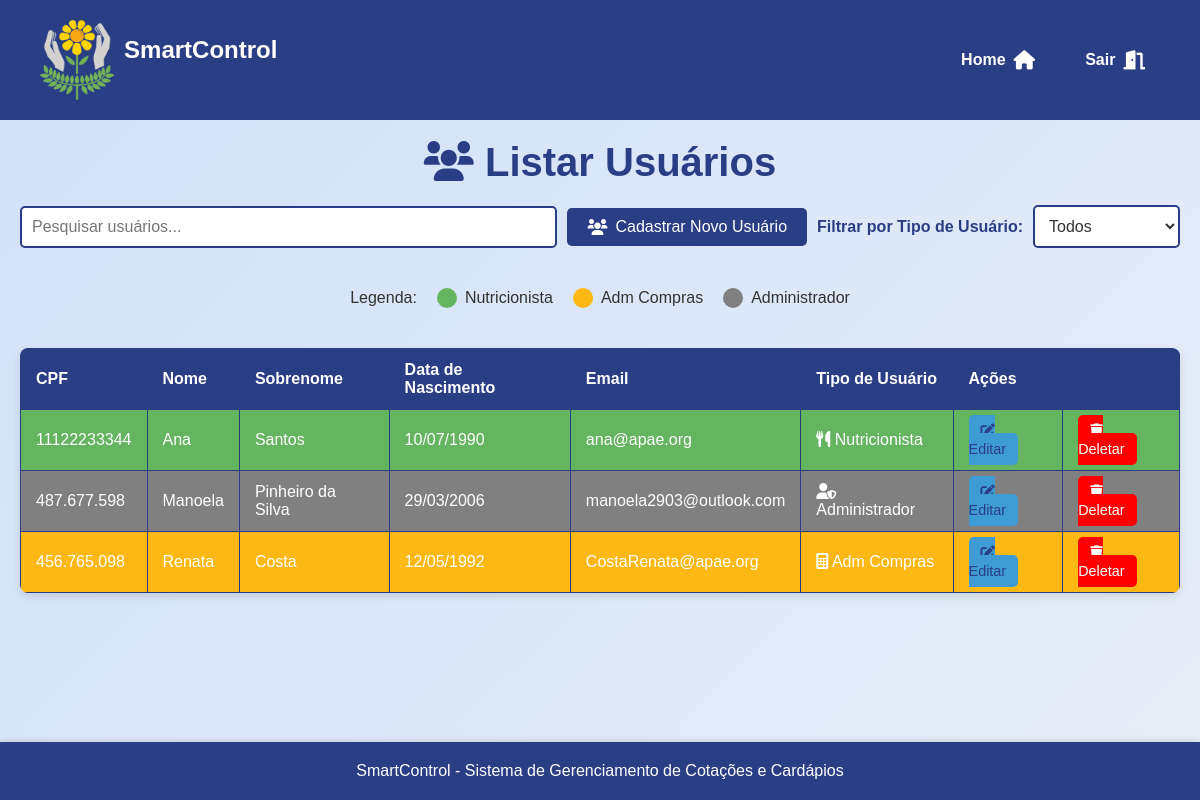
/assets/view/pages/usuario/listarUsuario/listarUsuario.php (signed in), run on an earlier commit of the app's database.
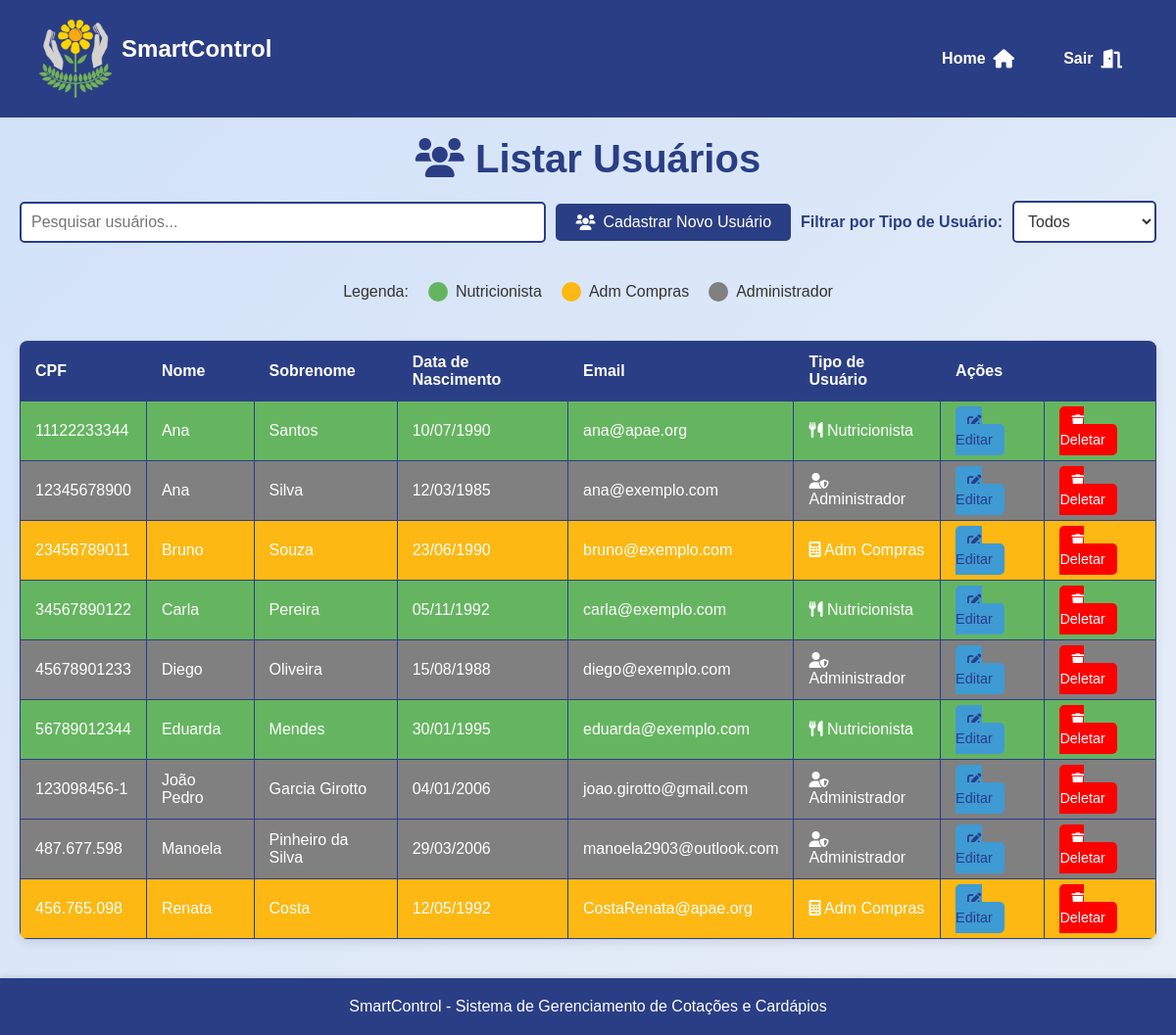
And on a later commit of the database.
### tables this page shows
CREATE TABLE `usuarios` (
  `id` int(11) NOT NULL,
  `cpf` varchar(11) NOT NULL,
  `nome` varchar(100) NOT NULL,
  `sobrenome` varchar(100) NOT NULL,
  `data_nascimento` date NOT NULL,
  `endereco` varchar(255) DEFAULT NULL,
  `telefone` varchar(15) DEFAULT NULL,
  `email` varchar(100) NOT NULL,
  `senha` varchar(255) NOT NULL,
  `tipo_usuario` enum('administrador','contador','nutricionista') NOT NULL,
  `crn` varchar(20) DEFAULT NULL,
  `data_criacao` timestamp NOT NULL DEFAULT current_timestamp()
);

### assets/model/pdo/DataBase.php (called while the page is built, shortened)
<?php
class Database {
    private $host = 'localhost';
    private $dbname = 'sistema_apae';
    private $username = 'root';
    private $password = '';
    public $conn;
    public function __construct()
    {
        try {
            $this->conn = new PDO("mysql:host=$this->host;dbname=$this->dbname", $this->username, $this->password);
            $this->conn->setAttribute(PDO::ATTR_ERRMODE, PDO::ERRMODE_EXCEPTION);
        } catch (PDOException $exception) {
            echo "Erro na conexão: " . $exception->getMessage();
        }
    }
    public function read($table, $columns = "*", $id = null, $where = null) {
        $sql = "SELECT $columns FROM $table";
        try {
            $stmt = $this->conn->prepare($sql);
            $stmt->execute();
            return $stmt->fetchAll(PDO::FETCH_ASSOC);
        } catch (PDOException $exception) {
            echo "Erro ao ler: " . $exception->getMessage();
            return false;
        }
    }
}
?>

### assets/controller/userController.php (called while the page is built, shortened)
<?php
require_once __DIR__ . '/../model/Usuario.php';
require_once __DIR__ . '/../model/pdo/DataBase.php';
class ControladorUsuarios
{
    private $banco;
    public function __construct() {
        $this->banco = new DataBase;
    }
    public function listarUsuarios()
    {
        $usuarioBanco = $this->banco->read("usuarios");
        foreach($usuarioBanco as $usuario)
        {
            switch ($usuario['tipo_usuario']) {
                case 'nutricionista':
                    $usuarios[] = new Nutricionista($usuario['id'], $usuario['cpf'], $usuario['crn'], $usuario['nome'], $usuario['sobrenome'], $usuario['data_nascimento'], $usuario['endereco'], $usuario['telefone'], $usuario['email'], $usuario['senha'],$usuario['tipo_usuario']);
                    break;
                case 'contador':
                    $usuarios[] = new Contador($usuario['id'], $usuario['cpf'], $usuario['nome'], $usuario['sobrenome'], $usuario['data_nascimento'], $usuario['endereco'], $usuario['telefone'], $usuario['email'], $usuario['senha'],$usuario['tipo_usuario']);
                    break;
                case 'administrador':
                    $usuarios[] = new Administrador($usuario['id'], $usuario['cpf'], $usuario['nome'], $usuario['sobrenome'], $usuario['data_nascimento'], $usuario['endereco'], $usuario['telefone'], $usuario['email'], $usuario['senha'],$usuario['tipo_usuario']);
                    break;
            }
        }
        return $usuarios;
    }
}
?>

### assets/model/Usuario.php (called while the page is built, shortened)
<?php
abstract class Usuario {
    protected $id;
    protected $cpf;
    protected $nome;
    protected $sobrenome;
    protected $dataNasc;
    protected $email;
    protected $tipo_usuario;
    public function __construct($id, $cpf, $nome, $sobrenome, $dataNasc, $endereco, $telefone, $email, $senha,$tipo_usuario) {
        $this->id = $id;
        $this->cpf = $cpf;
        $this->nome = $nome;
        $this->sobrenome = $sobrenome;
        $this->dataNasc = $dataNasc;
        $this->email = $email;
        $this->tipo_usuario = $tipo_usuario;
    }
    public function getId() {
        return $this->id;
    }
    public function getCpf() {
        return $this->cpf;
    }
    public function getNome() {
        return $this->nome;
    }
    public function getSobrenome() {
        return $this->sobrenome;
    }
    public function getDataNasc() {
        return $this->dataNasc;
    }
    public function getEmail() {
        return $this->email;
    }
    public function getTipoUsuario() {
        return $this->tipo_usuario;
    }
}
?>

### assets/view/pages/global.php (called while the page is built)
<?php
function converterDataParaBR($data) {
    $dataArray = explode('-', $data);
    return $dataArray[2] . '/' . $dataArray[1] . '/' . $dataArray[0];
}
?>

### assets/view/pages/usuario/listarUsuario/listarUsuario.php (the view, shortened to what this page needs)
<?php
require_once __DIR__ . "/../../../../controller/userController.php";
require_once __DIR__ . "/../../../../controller/pageController.php";
require_once __DIR__ . "/../../global.php";
$controler = new ControladorUsuarios();
?>
<!DOCTYPE html>
<html lang="pt-BR">
<head>
    <link rel="stylesheet" href="../../styles/ListarStyle.css">
    <link rel="stylesheet" href="https://cdnjs.cloudflare.com/ajax/libs/font-awesome/6.0.0-beta3/css/all.min.css">
</head>
<body>
<?php renderHeader(); ?>
<main>
    <h1> <i class="fas fa-users"></i> Listar Usuários</h1>
    <section class="search">
        <input type="text" id="search-input" name="search" placeholder="Pesquisar usuários..." onkeyup="searchUsers()">
        <section class="add-user">
            <a href="../cadastroUsuario/register_user.php" class="add-user-btn">
                <i class="fas fa-users"></i> Cadastrar Novo Usuário
            </a>
        </section>
        <section class="filter">
            <label for="tipo-usuario" class="filter-label">Filtrar por Tipo de Usuário:</label>
            <select id="tipo-usuario" name="tipo-usuario" onchange="filterUsersBySelect()" aria-label="Filtrar usuários por tipo">
                <option value="">Todos</option>
            </select>
        </section>
    </section>
    <section class="legend">
        <span>Legenda: </span>
        <section class="legend-item">
            <div class="legend-color legend-nutricionista"></div>
            <span>Nutricionista</span>
        </section>
        <section class="legend-item">
            <div class="legend-color legend-contador"></div>
            <span>Adm Compras</span>
        </section>
        <section class="legend-item">
            <div class="legend-color legend-administrador"></div>
            <span>Administrador</span>
        </section>
    </section>
    <table>
        <thead>
            <tr>
                <th>CPF</th>
                <th>Nome</th>
                <th>Sobrenome</th>
                <th>Data de Nascimento</th>
                <th>Email</th>
                <th>Tipo de Usuário</th>
                <th colspan="2">Ações</th>
            </tr>
        </thead>
        <tbody id="user-table-body">
            <?php
            $usuarios = $controler->listarUsuarios();
            usort($usuarios, function($a, $b) {
                return strcmp($a->getNome(), $b->getNome());
            });
            if ($usuarios) {
                foreach ($usuarios as $usuario) {
                    $classeUsuario = '';
                    $iconeUsuario = '';
                    switch ($usuario->getTipoUsuario()) {
                        case 'administrador':
                            $classeUsuario = 'administrador';
                            $iconeUsuario = '<i class="fas fa-user-shield"></i>';
                            break;
                        case 'nutricionista':
                            $classeUsuario = 'nutricionista';
                            $iconeUsuario = '<i class="fas fa-utensils"></i>';
                            break;
                        case 'contador':
                            $classeUsuario = 'contador';
                            $iconeUsuario = '<i class="fas fa-calculator"></i>';
                            break;
                    }
                    $tipo = $usuario->getTipoUsuario() === "contador" ? 'Adm Compras' : ucfirst($usuario->getTipoUsuario());
                    echo "<tr class='{$classeUsuario}'>";
                    echo "<td>{$usuario->getCpf()}</td>";
                    echo "<td>{$usuario->getNome()}</td>";
                    echo "<td>{$usuario->getSobrenome()}</td>";
                    echo "<td>".converterDataParaBR($usuario->getDataNasc())."</td>";
                    echo "<td>{$usuario->getEmail()}</td>";
                    echo "<td>{$iconeUsuario} {$tipo}</td>";
                    echo "<td><a href='../editarUsuario/editUsuario.php?id={$usuario->getId()}' class='acao-editar'><i class='fas fa-edit'></i> Editar</a></td>";
                    echo "<td><a href='#' class='acao-deletar' onclick='confirmDelete({$usuario->getId()}, \"{$usuario->getNome()}\")'><i class='fas fa-trash'></i> Deletar</a></td>";
                    echo "</tr>";
                }
            } else {
                echo "<tr><td colspan='8'>Nenhum usuário cadastrado</td></tr>";
            }
            ?>
        </tbody>
    </table>
</main>
<?php renderFooter(); ?>
</body>
</html>

### assets/controller/pageController.php
<?php
function renderHeader() {
    echo '
<header>
    <section class="header-container">
        <section class="logo-container">
            <img src="../../../../../src/logo_sem_fundo.png" alt="Logo do SmartControl" class="logo">
            <h1 class="system-name">SmartControl</h1>
        </section>
        <section class="user-info">
        <a href="../../principal/principal.php" class="home-btn"> Home <i class="fas fa-home"></i></a>
            <a href="../../logout.php" class="logout-btn"> Sair <i class="fas fa-door-open"></i></a>
        </section>
    </section>
</header>
';
}
function renderFooter() {
    echo '
    <footer>
        <p>SmartControl - Sistema de Gerenciamento de Cotações e Cardápios</p>
    </footer>
</body>
</html>
';
}
?>

### assets/view/pages/styles/ListarStyle.css (style rules this page uses)
h1 { font-size: 2.5rem; color: var(--darkblue); text-align: center; margin-bottom: 20px; }
.search { display: flex; justify-content: space-between; align-items: center; margin-bottom: 20px; gap: 10px; }
#search-input { flex: 1; padding: 10px; font-size: 1rem; border: 2px solid var(--darkblue); border-radius: 5px; outline: none; transition: border-color 0.3s ease; }
.add-product-btn, .add-user-btn, .add-quote-btn { display: inline-flex; align-items: center; gap: 8px; padding: 10px 20px; background-color: var(--darkblue); color: var(--white); border-radius: 5px; text-decoration: none; font-size: 1rem; transition: background-color 0.3s ease, transform 0.2s ease; }
table { width: 100%; border-collapse: collapse; margin: 20px 0; font-size: 1rem; text-align: left; background-color: var(--white); border-radius: 8px; overflow: hidden; box-shadow: 0 4px 10px rgba(0, 0, 0, 0.1); }
table thead tr { background-color: var(--darkblue); color: var(--white); font-weight: bold; }
table th, table td { padding: 12px 15px; border: 1px solid var(--darkblue); }
.acao-editar, .acao-deletar { padding: 8px 12px; border-radius: 5px; text-decoration: none; font-size: 0.9rem; transition: background-color 0.3s ease, transform 0.2s ease; }
.acao-editar { background-color: var(--lightblue); color: var(--darkblue); }
.acao-deletar { background-color: var(--red); color: var(--white); }
.legend { display: flex; align-items: center; justify-content: center; gap: 20px; margin: 20px 0; }
.legend-item { display: flex; align-items: center; gap: 8px; }
.legend-color { width: 20px; height: 20px; border-radius: 50%; }
.legend-nutricionista { background-color: var(--green); }
.legend-contador { background-color: var(--orange); }
.legend-administrador { background-color: #808080; }
.filter { display: flex; align-items: center; gap: 10px; }
.filter-label { font-size: 1rem; color: var(--darkblue); font-weight: bold; }
#categoria, #tipo-usuario, #ramo { padding: 10px; font-size: 1rem; border: 2px solid var(--darkblue); border-radius: 5px; background-color: var(--white); color: var(--darkgray); transition: border-color 0.3s ease; }
tr.administrador { background-color: #808080; color: var(--white); }
tr.nutricionista { background-color: var(--green); color: var(--white); }
tr.contador { background-color: var(--orange); color: var(--white); }

### assets/view/pages/global.css (style rules this page uses)
* { margin: 0; padding: 0; box-sizing: border-box; font-family: 'Arial', sans-serif; }
:root { --yellow: #fbde04; --lightyellow: #f9e79f; --lightgray: #bebcaf; --orange: #fdb813; --darkblue: #2a3e85; --green: #65b560; --lightblue: #3e9bd4; --superlightblue: #d0e1f9; --red: #ff0000; --darkred: #c9302c; --white: #ffffff; --black: #000000; --darkgray: #333333; --lightwhite:#e8eef7; --superdarkblue: #324a89; --gray: #555555; }
header { background-color: var(--darkblue); color: var(--white); padding: 10px 20px; height: 12%; width: 100%; align-items: center; display: flex; justify-content: space-between; }
.header-container { width: 100%; padding: 10px 20px; display: flex; justify-content: space-between; align-items: center; color: var(--white); }
.logo-container { display: flex; align-items: center; }
.logo { height: 80px; width: auto; margin-right: 10px; }
.system-name { font-size: 1.5rem; font-weight: bold; color: var(--white); }
.user-info { display: flex; align-items: center; padding: 0; background-color: transparent; gap: 10px; }
.logout-btn, .home-btn { display: flex; align-items: center; justify-content: center; background-color: var(--darkblue); color: var(--white); padding: 10px 15px; border-radius: 5px; text-decoration: none; font-weight: bold; font-size: 1rem; margin-left: 10px; transition: background-color 0.3s ease, transform 0.2s ease; }
.logout-btn i, .home-btn i { margin-left: 8px; font-size: 1.2rem; color: var(--white); vertical-align: middle; }
body { font-family: 'Arial', sans-serif; display: flex; flex-direction: column; min-height: 100vh; margin: 0; background: linear-gradient(135deg, var(--superlightblue) 0%, var(--lightwhite) 100%); color: var(--darkgray); }
main { flex: 1; display: flex; flex-direction: column; justify-content: flex-start; padding: 20px; }
footer { text-align: center; padding: 20px; background-color: var(--darkblue); color: var(--white); width: 100%; box-shadow: 0 -2px 5px rgba(0, 0, 0, 0.1); display: flex; align-items: center; justify-content: center; flex-shrink: 0; }

What changed in the data, as far as the page shows it:
added usuarios: cpf "12345678900", nome "Ana", sobrenome "Silva", data_nascimento "12/03/1985", email "ana@exemplo.com", tipo_usuario "Administrador"
added usuarios: cpf "23456789011", nome "Bruno", sobrenome "Souza", data_nascimento "23/06/1990", email "bruno@exemplo.com", tipo_usuario "Adm Compras"
added usuarios: cpf "34567890122", nome "Carla", sobrenome "Pereira", data_nascimento "05/11/1992", email "carla@exemplo.com", tipo_usuario "Nutricionista"
added usuarios: cpf "45678901233", nome "Diego", sobrenome "Oliveira", data_nascimento "15/08/1988", email "diego@exemplo.com", tipo_usuario "Administrador"
added usuarios: cpf "56789012344", nome "Eduarda", sobrenome "Mendes", data_nascimento "30/01/1995", email "eduarda@exemplo.com", tipo_usuario "Nutricionista"
added usuarios: cpf "123098456-1", nome "João Pedro", sobrenome "Garcia Girotto", data_nascimento "04/01/2006", email "joao.girotto@gmail.com", tipo_usuario "Administrador"
